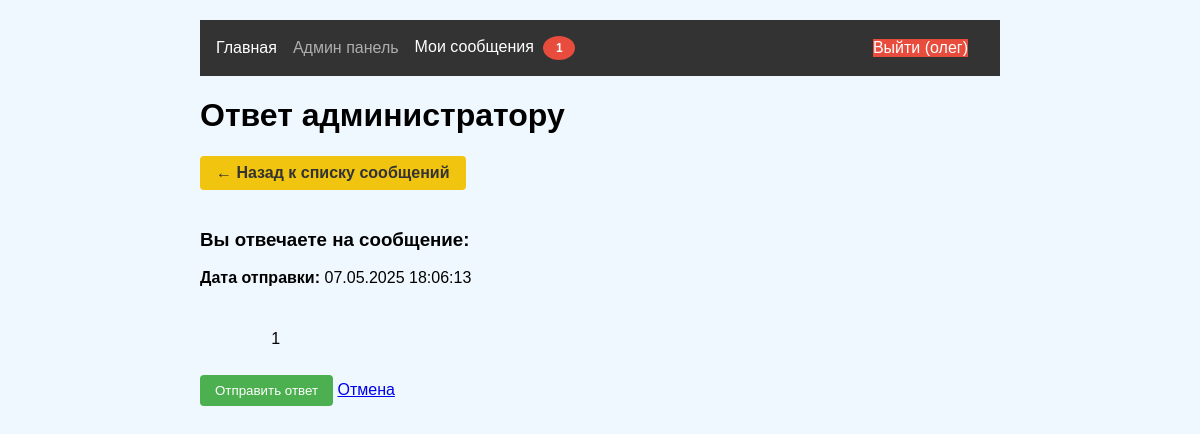
/user/reply/5 (signed in), run on the app's committed database.
### models.py (models this page shows, shortened)
class User(UserMixin, db.Model):
    id = db.Column(db.Integer, primary_key=True)
    username = db.Column(db.String(64), unique=True)
    password_hash = db.Column(db.String(128))
    is_admin = db.Column(db.Boolean, default=False)

class AdminMessage(db.Model):
    id = db.Column(db.Integer, primary_key=True)
    user_id = db.Column(db.Integer, db.ForeignKey('user.id'))
    admin_id = db.Column(db.Integer, db.ForeignKey('user.id'))  # ➕ Добавлено
    message = db.Column(db.Text)
    code_id = db.Column(db.Integer, db.ForeignKey('code_status.id'))
    created_at = db.Column(db.DateTime)
    read = db.Column(db.Boolean, default=False)
    user = db.relationship('User', foreign_keys=[user_id], backref=db.backref('admin_messages', lazy=True))
    admin = db.relationship('User', foreign_keys=[admin_id])  # ➕ Добавлено
    code = db.relationship('CodeStatus', backref=db.backref('messages', lazy=True))
    read_by_user = db.Column(db.Boolean, default=False)
    read_by_admin = db.Column(db.Boolean, default=False)

### app.py (the view, shortened to what this page needs)
@app.route('/user/reply/<int:message_id>', methods=['GET', 'POST'])
@login_required
def reply_to_admin(message_id):
    admin_message = AdminMessage.query.get_or_404(message_id)
    if admin_message.user_id != current_user.id:
        flash('Доступ запрещен', 'error')
        return redirect(url_for('user_messages'))
    existing_reply = Message.query.filter_by(reply_to=message_id).first()
    if existing_reply:
        flash('Вы уже отправили ответ на это сообщение', 'error')
        return redirect(url_for('user_messages'))
    return render_template('reply_to_admin.html', message=admin_message)

### app.py (called while the page is built)
@login_manager.user_loader
def load_user(user_id):
    return User.query.get(int(user_id))

### templates/reply_to_admin.html (shortened to what this page needs)
{% extends "base.html" %}
{% block content %}
<div class="container">
    <h1>Ответ администратору</h1>
    <a href="{{ url_for('user_messages') }}" class="back-btn">← Назад к списку сообщений</a>
    <div class="message-details">
        <div class="original-message">
            <h3>Вы отвечаете на сообщение:</h3>
            <div class="message-meta">
                <p><strong>Дата отправки:</strong> {{ message.created_at.strftime('%d.%m.%Y %H:%M:%S') }}</p>
            </div>
            <div class="message-text">
                {{ message.message }}
            </div>
        </div>
            <div class="form-actions">
                <button type="submit" class="btn">Отправить ответ</button>
                <a href="{{ url_for('user_messages') }}" class="btn cancel-btn">Отмена</a>
            </div>
    </div>
</div>
{% endblock %}

### templates/base.html (shortened to what this page needs)
<!DOCTYPE html>
<html lang="ru">
<head>
    <link rel="stylesheet" href="{{ url_for('static', filename='css/style.css') }}">
</head>
<body>
    <header>
        <nav>
            {% if current_user.is_authenticated %}
                <div class="nav-left">
                    <a href="{{ url_for('main_index') }}" class="nav-link">Главная</a>
                    <a href="{{ url_for('admin_dashboard') }}" class="nav-link {{ 'admin-link' if current_user.is_admin else 'disabled-link' }}">
                        Админ панель
                    </a>
                    <a href="{{ url_for('user_messages') }}" class="nav-link">
                        Мои сообщения
                        <span class="message-count" id="userMessageCount"></span>
                    </a>
                </div>
                <div class="nav-right">
                    <a href="{{ url_for('logout') }}" class="nav-link logout-btn">Выйти ({{ current_user.username }})</a>
                </div>
            {% else %}
                <div class="nav-left">
                    <a href="{{ url_for('login') }}" class="nav-link">Войти</a>
                    <a href="{{ url_for('register') }}" class="nav-link">Регистрация</a>
                </div>
            {% endif %}
        </nav>
    </header>
    <main>
        {% block content %}{% endblock %}
    </main>
</body>
</html>

### static/css/style.css (style rules this page uses)
body { font-family: Arial, sans-serif; max-width: 800px; margin: 0 auto; padding: 20px; background: #f0f8ff; }
button { background: #4CAF50; color: white; border: none; padding: 8px 15px; border-radius: 4px; cursor: pointer; }
nav { display: flex; background: #333; padding: 1rem; }
nav a { color: white; margin-right: 1rem; text-decoration: none; }
.nav-right { margin-left: auto; }
.back-btn { display: inline-block; margin-bottom: 20px; padding: 8px 16px; background-color: #6c757d; color: #fff; border-radius: 4px; text-decoration: none; }
.disabled-link { opacity: 0.6; cursor: default; position: relative; }
.nav-left, .nav-right { display: flex; align-items: center; }
.nav-left { margin-right: auto; }
.logout-btn { background-color: #e74c3c !important; color: white !important; transition: background-color 0.3s; }
.message-count { display: none; background-color: #e74c3c; color: white; border-radius: 50%; padding: 2px 6px; font-size: 12px; margin-left: 5px; }
.back-btn { display: inline-block; padding: 8px 16px; background-color: #f1c40f; color: #333; border-radius: 4px; text-decoration: none; margin-bottom: 20px; font-weight: bold; }
.message-text { white-space: pre-wrap; line-height: 1.5; }
.message-count { display: none; background-color: #e74c3c; color: white; border-radius: 50%; width: 20px; height: 20px; text-align: center; line-height: 20px; font-size: 12px; margin-left: 5px; font-weight: bold; }

### data on the page
User: username "олег"
AdminMessage: created_at "07.05.2025 18:06:13", message "1"
